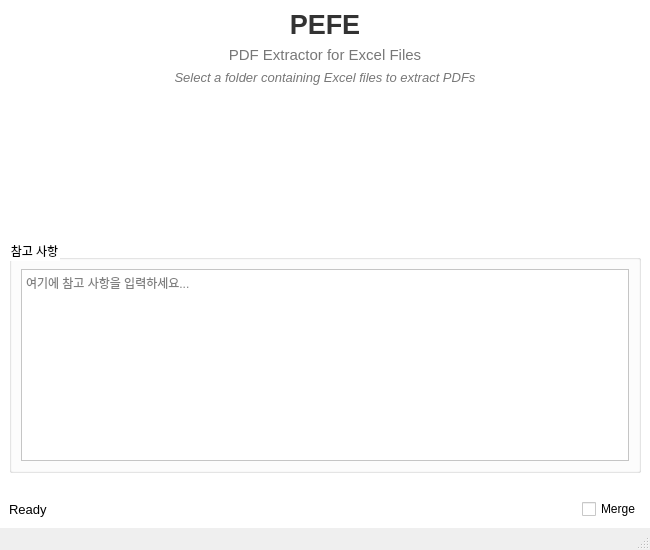
<?xml version="1.0" encoding="UTF-8"?>
<ui version="4.0">
 <class>MainWindow</class>
 <widget class="QMainWindow" name="MainWindow">
  <property name="geometry">
   <rect>
    <x>0</x><y>0</y><width>650</width><height>550</height>
   </rect>
  </property>
  <property name="windowTitle">
   <string>PEFE – PDF Extractor for Excel Files</string>
  </property>
  <widget class="QWidget" name="centralwidget">
   <property name="styleSheet">
    <string notr="true">
      QWidget { background-color: #FFFFFF; }
      QLabel#titleLabel { color: #333333; }
      QLabel#subTitleLabel, QLabel#instructionLabel { color: #777777; }
    </string>
   </property>
   <layout class="QVBoxLayout" name="verticalLayout" stretch="0,0,0,1,0">
    <!-- 제목 -->
    <item>
     <widget class="QLabel" name="titleLabel">
      <property name="text"><string>PEFE</string></property>
      <property name="alignment"><set>Qt::AlignCenter</set></property>
      <property name="font">
       <font><family>Arial</family><pointsize>20</pointsize><bold>true</bold></font>
      </property>
     </widget>
    </item>
    <!-- 소제목 -->
    <item>
     <widget class="QLabel" name="subTitleLabel">
      <property name="text"><string>PDF Extractor for Excel Files</string></property>
      <property name="alignment"><set>Qt::AlignCenter</set></property>
      <property name="font">
       <font><family>Arial</family><pointsize>11</pointsize></font>
      </property>
     </widget>
    </item>
    <!-- 지침 문구 -->
    <item>
     <widget class="QLabel" name="instructionLabel">
      <property name="text">
       <string>Select a folder containing Excel files to extract PDFs</string>
      </property>
      <property name="alignment"><set>Qt::AlignCenter</set></property>
      <property name="font">
       <font><family>Arial</family><pointsize>10</pointsize><italic>true</italic></font>
      </property>
     </widget>
    </item>
    <!-- 상단 여백 -->
    <item>
     <spacer name="verticalSpacerTop">
      <property name="orientation"><enum>Qt::Vertical</enum></property>
      <property name="sizeHint"><size><width>20</width><height>30</height></size></property>
     </spacer>
    </item>
    <!-- Select Folder 버튼 -->
    <item>
     <widget class="QPushButton" name="folderButton">
      <property name="text"><string>Select Folder</string></property>
      <property name="minimumSize"><size><width>0</width><height>50</height></size></property>
      <property name="font">
       <font><family>Arial</family><pointsize>12</pointsize><bold>true</bold></font>
      </property>
      <property name="styleSheet">
       <string notr="true">
         QPushButton {
           background-color: qlineargradient(
             spread:pad, x1:0,y1:0, x2:1,y2:0,
             stop:0 #3A8FB7, stop:1 #186F9A
           );
           color: white;
           border-radius: 8px;
           padding-left: 20px;
           padding-right: 20px;
         }
         QPushButton:hover { background-color: #2E7EA5; }
         QPushButton:pressed { background-color: #155A80; }
       </string>
      </property>
     </widget>
    </item>
    <!-- 중간 여백 -->
    <item>
     <spacer name="verticalSpacerMiddle">
      <property name="orientation"><enum>Qt::Vertical</enum></property>
      <property name="sizeHint"><size><width>20</width><height>20</height></size></property>
     </spacer>
    </item>
    <!-- 참고 사항 그룹박스 -->
    <item>
     <widget class="QGroupBox" name="notesGroup">
      <property name="title"><string>참고 사항</string></property>
      <layout class="QVBoxLayout" name="notesLayout">
       <item>
        <widget class="QTextEdit" name="notesText">
         <property name="readOnly"><bool>false</bool></property>
         <property name="placeholderText">
          <string>여기에 참고 사항을 입력하세요...</string>
         </property>
        </widget>
       </item>
      </layout>
     </widget>
    </item>
    <!-- 하단 여백 -->
    <item>
     <spacer name="verticalSpacerBottom">
      <property name="orientation"><enum>Qt::Vertical</enum></property>
      <property name="sizeHint"><size><width>20</width><height>20</height></size></property>
     </spacer>
    </item>
    <!-- 상태 및 Merge 체크박스 행 -->
    <item>
     <layout class="QHBoxLayout" name="bottomLayout">
      <!-- 상태 레이블 -->
      <item>
       <widget class="QLabel" name="statusLabel">
        <property name="text"><string>Ready</string></property>
        <property name="font">
         <font><family>Arial</family><pointsize>10</pointsize></font>
        </property>
       </widget>
      </item>
      <item>
       <spacer name="horizontalSpacer">
        <property name="orientation"><enum>Qt::Horizontal</enum></property>
        <property name="sizeHint"><size><width>40</width><height>20</height></size></property>
       </spacer>
      </item>
      <!-- Merge 체크박스 -->
      <item>
       <widget class="QCheckBox" name="mergeCheckBox">
        <property name="text"><string>Merge</string></property>
       </widget>
      </item>
     </layout>
    </item>
   </layout>
  </widget>
  <widget class="QMenuBar" name="menubar"/>
  <widget class="QStatusBar" name="statusbar"/>
 </widget>
 <resources/>
 <connections/>
</ui>
